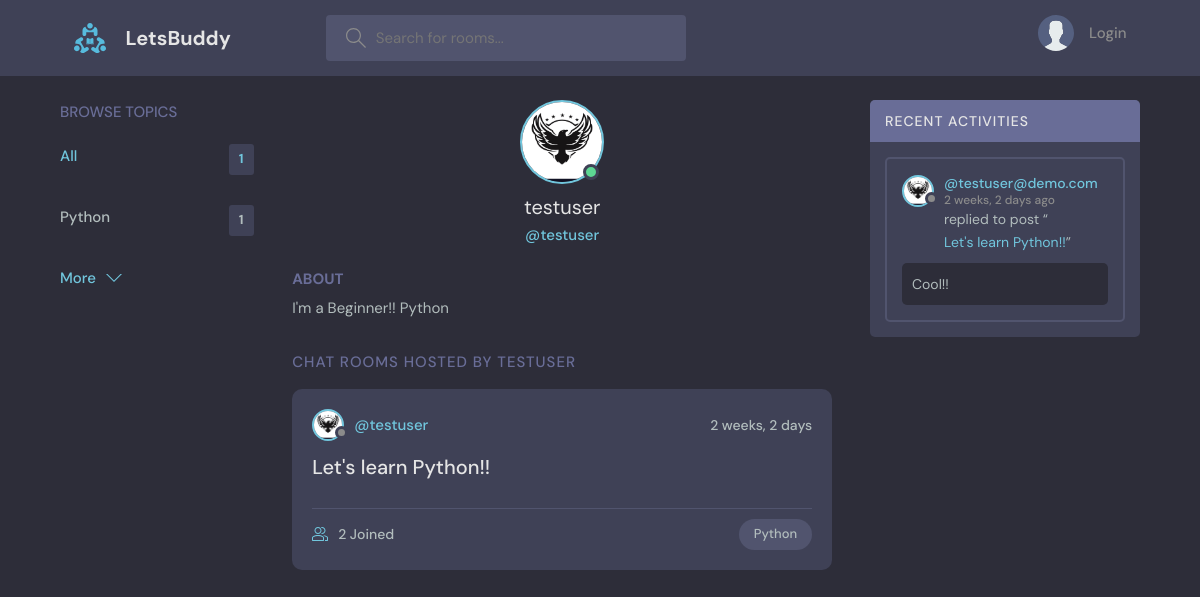
The app's page /profile/1/, older data.
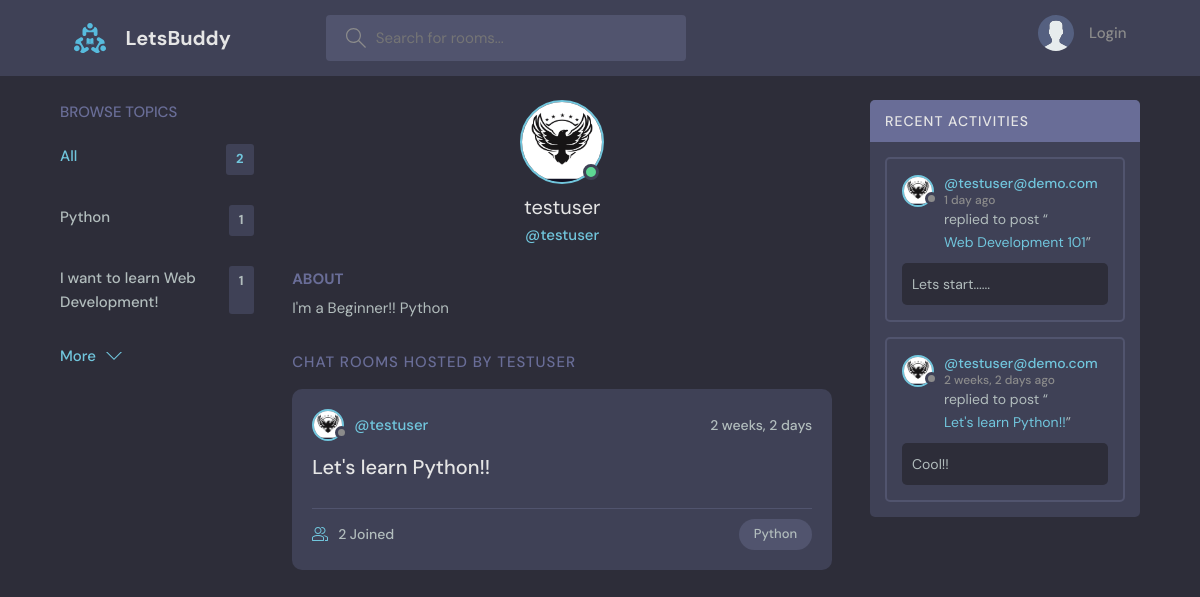
The same page, newer data.
### base/models.py (models this page shows, shortened)
class Topic(models.Model):
    name = models.CharField(max_length=200)

class Room(models.Model):
    host = models.ForeignKey(User, on_delete=models.SET_NULL, null=True)
    topic = models.ForeignKey(Topic, on_delete=models.SET_NULL, null=True)
    name = models.CharField(max_length=200)
    description = models.TextField(null=True, blank=True)
    participants = models.ManyToManyField(User,
                    related_name='participants', blank=True)
    updated = models.DateTimeField(auto_now=True)
    created = models.DateTimeField(auto_now_add=True)
    class Meta:
        ordering = ['-updated', '-created']
    def __str__(self):
        return self.name

class User(AbstractUser):
    name = models.CharField(max_length=200, null=True)
    email = models.EmailField(unique=True, null=True)
    bio = models.TextField(null=True)
    avatar = models.ImageField(null=True, default="avatar.svg")
    USERNAME_FIELD = 'email'
    REQUIRED_FIELDS = []

class Message(models.Model):
    user = models.ForeignKey(User, on_delete=models.CASCADE)
    room = models.ForeignKey(Room, on_delete=models.CASCADE)
    body = models.TextField()
    updated = models.DateTimeField(auto_now=True)
    created = models.DateTimeField(auto_now_add=True)
    class Meta:
        ordering = ['-updated', '-created']

### base/views.py (the view)
# urls.py: path('profile/<str:pk>/', views.userProfile, name="user-profile"),
def userProfile(request, pk):
    user = User.objects.get(id=pk)
    rooms = user.room_set.all()
    room_messages = user.message_set.all()
    topics = Topic.objects.all()
    context = {'user': user, 'rooms': rooms,
                'room_messages': room_messages, 'topics':topics}
    return render(request, 'base/profile.html', context)

### base/templates/base/profile.html (shortened to what this page needs)
{% extends 'main.html' %}
{% block content %}
  <main class="profile-page layout layout--3">
    <div class="container">
      {% include 'base/topics_component.html' %}
      <div class="roomList">
        <div class="profile">
          <div class="profile__avatar">
            <div class="avatar avatar--large active">
              <img src={{user.avatar.url}} />
            </div>
          </div>
          <div class="profile__info">
            <h3>{{user.username}}</h3>
            <p>@{{user.username}}</p>
          </div>
          <div class="profile__about">
            <h3>About</h3>
            <p>
              {{user.bio}}
            </p>
          </div>
        </div>
        <div class="roomList__header">
          <div>
            <h2>Chat Rooms Hosted by {{user.username}} </a>
            </h2>
          </div>
        </div>
        {% include 'base/feed_component.html' %}
      </div>
      {% include 'base/activity_component.html' %}
    </div>
  </main>
{% endblock content %}

### base/templates/base/topics_component.html
<div class="topics">
    <div class="topics__header">
      <h2>Browse Topics</h2>
    </div>
    <ul class="topics__list">
      <li>
        <a href="{% url 'home' %}" class="active">All <span>{{topics.count}}</span></a>
      </li>
    {% for topic in topics %}
      <li>
        <a href="{% url 'home' %}?q={{topic.name}}">{{topic.name}} <span>{{topic.room_set.all.count}}</span></a>
      </li>
    {% endfor %}
    </ul>
    <a class="btn btn--link" href="{% url 'topics' %}">
      More
      <svg version="1.1" xmlns="http://www.w3.org/2000/svg" width="32" height="32" viewBox="0 0 32 32">
        <title>chevron-down</title>
        <path d="M16 21l-13-13h-3l16 16 16-16h-3l-13 13z"></path>
      </svg>
    </a>
  </div>

### base/templates/base/feed_component.html (shortened to what this page needs)
{% for room in rooms %}
<div class="roomListRoom">
    <div class="roomListRoom__header">
      <a href="{% url 'user-profile' room.host.id %}" class="roomListRoom__author">
        <div class="avatar avatar--small">
          <img src="{{room.host.avatar.url}}" />
        </div>
        <span>@{{room.host.username}}</span>
      </a>
      <div class="roomListRoom__actions">
        <span>{{room.created|timesince}}</span>
      </div>
    </div>
    <div class="roomListRoom__content">
      <a href="{% url 'room' room.id %}">{{room.name}}</a>
    </div>
    <div class="roomListRoom__meta">
      <a href="{% url 'room' room.id %}" class="roomListRoom__joined">
        {{room.participants.all.count}} Joined
      </a>
      <p class="roomListRoom__topic">{{room.topic.name}}</p>
    </div>
  </div>
{% endfor %}

### base/templates/base/activity_component.html (shortened to what this page needs)
<div class="activities">
    <div class="activities__header">
      <h2>Recent Activities</h2>
    </div>
    {% for message in room_messages %}
    <div class="activities__box">
      <div class="activities__boxHeader roomListRoom__header">
        <a href="{% url 'user-profile' message.user.id %}" class="roomListRoom__author">
          <div class="avatar avatar--small">
            <img src="{{message.user.avatar.url}}" />
          </div>
          <p>
            @{{message.user}}
            <span>{{message.created|timesince}} ago</span>
          </p>
        </a>
      </div>
        <div class="activities__boxContent">
            <p>replied to post “<a href="{% url 'room' message.room.id %}">{{message.room}}</a>”</p>
            <div class="activities__boxRoomContent">
                {{message.body}}
            </div>
        </div>
    </div>
    {% endfor %}
</div>

Row changes from the older to the newer data that the page shows:
added Topic: name "I want to learn Web Development!", room_set.all.count "1"
added Message: user.avatar (picture), user "testuser@demo.com", created "1 day", room "Web Development 101", body "Lets start......"
Text that changed along with them:
{{ topics.count }}: "1" → "2"
